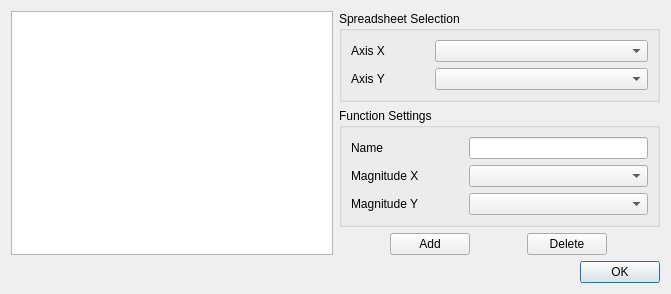
<?xml version="1.0" encoding="UTF-8"?>
<ui version="4.0">
 <class>Dialog</class>
 <widget class="QDialog" name="Dialog">
  <property name="geometry">
   <rect>
    <x>0</x>
    <y>0</y>
    <width>671</width>
    <height>276</height>
   </rect>
  </property>
  <property name="windowTitle">
   <string>Dialog</string>
  </property>
  <layout class="QVBoxLayout" name="verticalLayout">
   <item>
    <layout class="QHBoxLayout" name="horizontalLayout">
     <item>
      <widget class="QListWidget" name="functionList">
       <property name="maximumSize">
        <size>
         <width>400</width>
         <height>16777215</height>
        </size>
       </property>
      </widget>
     </item>
     <item>
      <layout class="QVBoxLayout" name="verticalLayout_2">
       <item>
        <widget class="QGroupBox" name="groupBox">
         <property name="title">
          <string>Spreadsheet Selection</string>
         </property>
         <layout class="QVBoxLayout" name="verticalLayout_4">
          <item>
           <layout class="QFormLayout" name="formLayout_2">
            <property name="horizontalSpacing">
             <number>50</number>
            </property>
            <item row="0" column="0">
             <widget class="QLabel" name="label_4">
              <property name="text">
               <string>Axis X</string>
              </property>
             </widget>
            </item>
            <item row="1" column="0">
             <widget class="QLabel" name="label_5">
              <property name="text">
               <string>Axis Y</string>
              </property>
             </widget>
            </item>
            <item row="0" column="1">
             <widget class="QComboBox" name="xAxis"/>
            </item>
            <item row="1" column="1">
             <widget class="QComboBox" name="yAxis"/>
            </item>
           </layout>
          </item>
         </layout>
        </widget>
       </item>
       <item>
        <widget class="QGroupBox" name="groupBox_2">
         <property name="title">
          <string>Function Settings</string>
         </property>
         <layout class="QVBoxLayout" name="verticalLayout_3">
          <item>
           <layout class="QFormLayout" name="formLayout">
            <property name="horizontalSpacing">
             <number>50</number>
            </property>
            <item row="0" column="0">
             <widget class="QLabel" name="label">
              <property name="text">
               <string>Name</string>
              </property>
             </widget>
            </item>
            <item row="0" column="1">
             <widget class="QLineEdit" name="name"/>
            </item>
            <item row="1" column="0">
             <widget class="QLabel" name="label_2">
              <property name="text">
               <string>Magnitude X</string>
              </property>
             </widget>
            </item>
            <item row="1" column="1">
             <widget class="QComboBox" name="xMagnitude"/>
            </item>
            <item row="2" column="0">
             <widget class="QLabel" name="label_3">
              <property name="text">
               <string>Magnitude Y</string>
              </property>
             </widget>
            </item>
            <item row="2" column="1">
             <widget class="QComboBox" name="yMagnitude"/>
            </item>
           </layout>
          </item>
         </layout>
        </widget>
       </item>
       <item>
        <layout class="QHBoxLayout" name="horizontalLayout_2">
         <item>
          <widget class="QPushButton" name="addButton">
           <property name="maximumSize">
            <size>
             <width>80</width>
             <height>16777215</height>
            </size>
           </property>
           <property name="text">
            <string>Add</string>
           </property>
          </widget>
         </item>
         <item>
          <widget class="QPushButton" name="deleteButton">
           <property name="maximumSize">
            <size>
             <width>80</width>
             <height>16777215</height>
            </size>
           </property>
           <property name="text">
            <string>Delete</string>
           </property>
          </widget>
         </item>
        </layout>
       </item>
      </layout>
     </item>
    </layout>
   </item>
   <item>
    <widget class="QDialogButtonBox" name="okButton">
     <property name="orientation">
      <enum>Qt::Horizontal</enum>
     </property>
     <property name="standardButtons">
      <set>QDialogButtonBox::Ok</set>
     </property>
    </widget>
   </item>
  </layout>
 </widget>
 <resources/>
 <connections>
  <connection>
   <sender>okButton</sender>
   <signal>accepted()</signal>
   <receiver>Dialog</receiver>
   <slot>accept()</slot>
   <hints>
    <hint type="sourcelabel">
     <x>248</x>
     <y>254</y>
    </hint>
    <hint type="destinationlabel">
     <x>157</x>
     <y>274</y>
    </hint>
   </hints>
  </connection>
  <connection>
   <sender>okButton</sender>
   <signal>rejected()</signal>
   <receiver>Dialog</receiver>
   <slot>reject()</slot>
   <hints>
    <hint type="sourcelabel">
     <x>316</x>
     <y>260</y>
    </hint>
    <hint type="destinationlabel">
     <x>286</x>
     <y>274</y>
    </hint>
   </hints>
  </connection>
 </connections>
</ui>
